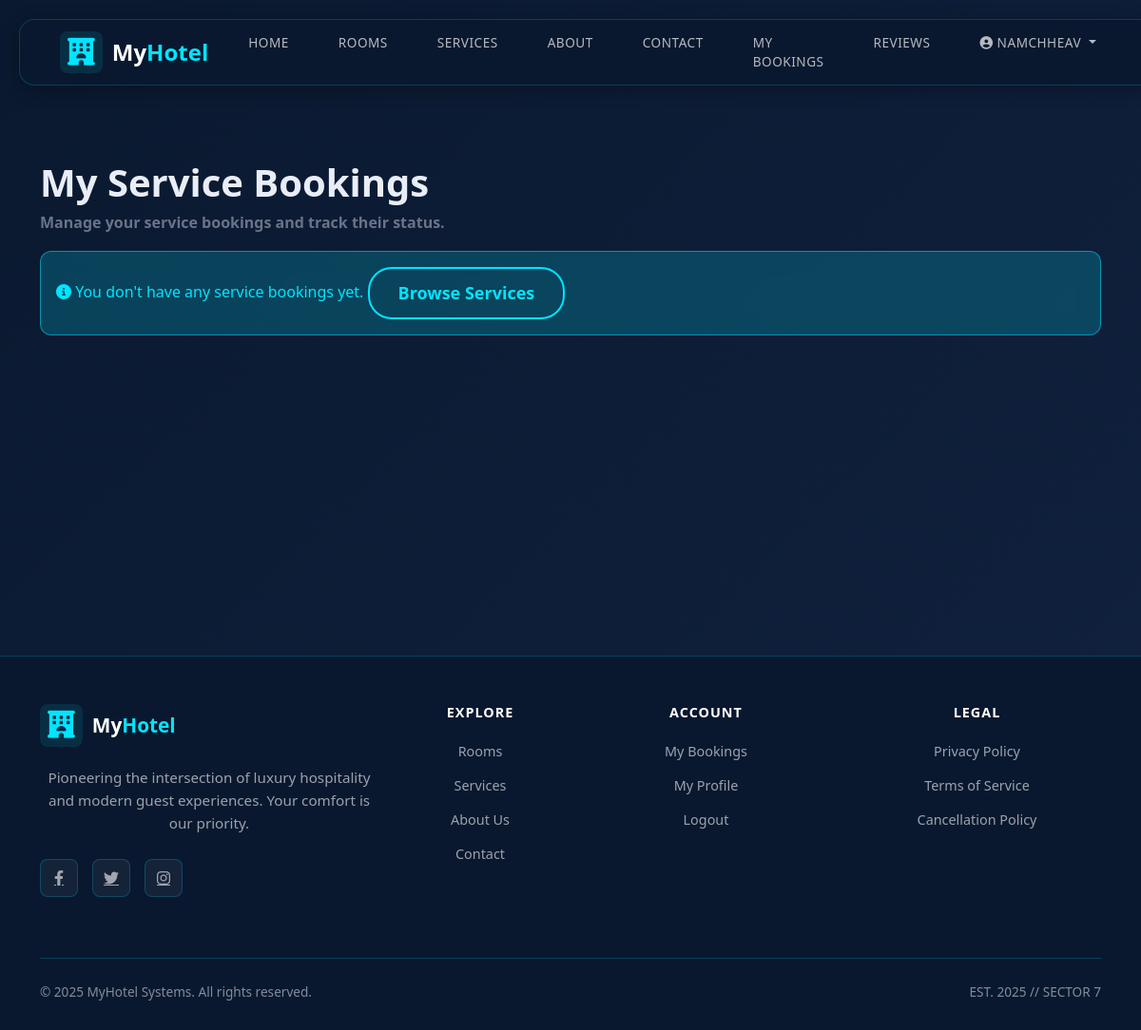
/my-service-bookings/ (signed in), run on an earlier commit of the app's database.
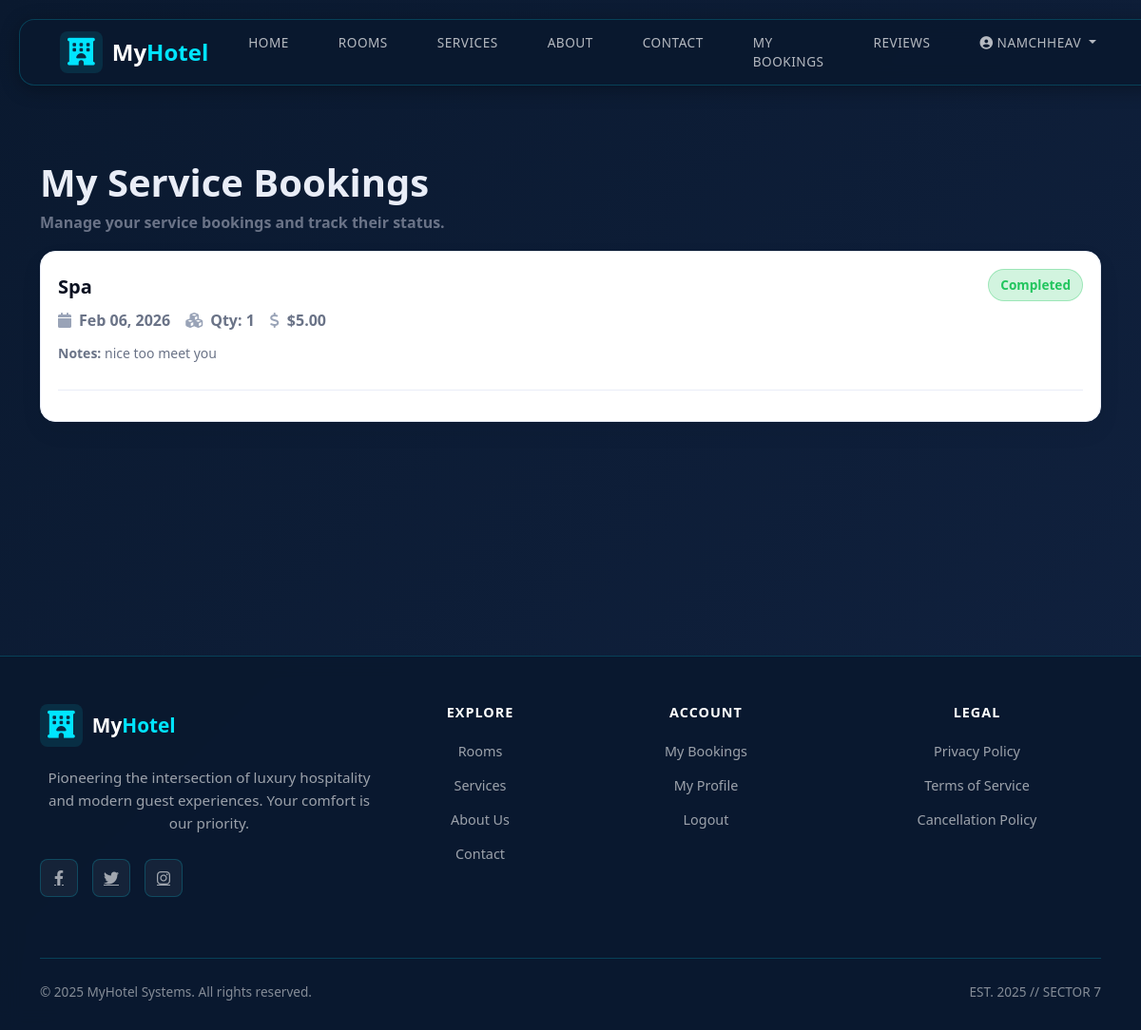
And on a later commit of the database.
### hotel/models.py (models this page shows, shortened)
class ServiceBooking(models.Model):
    id = models.AutoField(primary_key=True)
    STATUS_CHOICES = [
        ('Pending', 'Pending'),
        ('Confirmed', 'Confirmed'),
        ('In Progress', 'In Progress'),
        ('Completed', 'Completed'),
        ('Cancelled', 'Cancelled'),
    ]
    user = models.ForeignKey(User, on_delete=models.CASCADE, related_name='service_bookings')
    service = models.ForeignKey(Service, on_delete=models.CASCADE, related_name='user_bookings')
    reservation = models.ForeignKey(Reservation, on_delete=models.SET_NULL, null=True, blank=True, related_name='service_bookings')
    booking_date = models.DateTimeField(auto_now_add=True)
    scheduled_date = models.DateTimeField()
    quantity = models.IntegerField(default=1, validators=[MinValueValidator(1)])
    total_price = models.DecimalField(max_digits=10, decimal_places=2, validators=[MinValueValidator(0)])
    status = models.CharField(max_length=20, choices=STATUS_CHOICES, default='Pending')
    notes = models.TextField(blank=True, null=True)
    class Meta:
        ordering = ['-booking_date']

class Service(models.Model):
    id = models.AutoField(primary_key=True)
    name = models.CharField(max_length=100)
    description = models.TextField()
    price = models.DecimalField(max_digits=10, decimal_places=2, validators=[MinValueValidator(0)])
    icon = models.CharField(max_length=100, blank=True, null=True, help_text="Font Awesome icon class")
    image = models.ImageField(upload_to='services/', blank=True, null=True)
    is_active = models.BooleanField(default=True)
    created_at = models.DateTimeField(default=timezone.now)
    provider = models.ForeignKey('Staff', on_delete=models.SET_NULL, null=True, blank=True, related_name='services_provided')
    class Meta:
        verbose_name_plural = "Services"
        ordering = ['-created_at']

### hotel/views.py (the view)
# urls.py: path('my-service-bookings/', views.my_service_bookings, name='my_service_bookings'),
@login_required(login_url='login')
def my_service_bookings(request):
    bookings = ServiceBooking.objects.filter(user=request.user).select_related('service').order_by('-booking_date')
    context = {
        'bookings': bookings,
    }
    return render(request, 'hotel/html/my_service_bookings.html', context)

### hotel/template/hotel/html/my_service_bookings.html (shortened to what this page needs)
{% extends 'hotel/html/base.html' %}
{% load static %}
{% block content %}
<div class="container bookings-wrap">
  <div class="bookings-head">
    <h1>My Service Bookings</h1>
    <p>Manage your service bookings and track their status.</p>
  </div>
  {% if bookings %}
    {% for booking in bookings %}
      <div class="booking-card">
        <div class="booking-inner">
          <div style="display: flex; justify-content: space-between; align-items: start;">
            <div>
              <div class="booking-title">
                {{ booking.service.name }}
              </div>
              <div class="booking-meta">
                <span class="meta-item">
                  <i class="fas fa-calendar"></i>
                  {{ booking.scheduled_date|date:"M d, Y" }}
                </span>
                <span class="meta-item">
                  <i class="fas fa-cubes"></i>
                  Qty: {{ booking.quantity }}
                </span>
                <span class="meta-item">
                  <i class="fas fa-dollar-sign"></i>
                  ${{ booking.total_price }}
                </span>
              </div>
              {% if booking.notes %}
                <div style="margin-top: 8px; color: var(--muted); font-size: 14px;">
                  <strong>Notes:</strong> {{ booking.notes }}
                </div>
              {% endif %}
            </div>
            <span class="pill {% if booking.status == 'Pending' %}pending{% elif booking.status == 'Confirmed' %}confirmed{% elif booking.status == 'Completed' %}completed{% else %}cancelled{% endif %}">
              {{ booking.status }}
            </span>
          </div>
          <div class="booking-actions">
          </div>
        </div>
      </div>
    {% endfor %}
  {% else %}
    <div class="alert alert-info">
      <i class="fas fa-info-circle"></i> You don't have any service bookings yet.
      <a href="{% url 'service' %}" class="btn btn-sm btn-primary">Browse Services</a>
    </div>
  {% endif %}
</div>
{% endblock %}

What changed in the data, as far as the page shows it:
added ServiceBooking: service.name "Spa", scheduled_date "Feb 06, 2026", quantity "1", total_price "5.00", notes "nice too meet you", status "Completed"
Also different on the page:
text no longer shown: "You don't have any service bookings yet. Browse Services"
